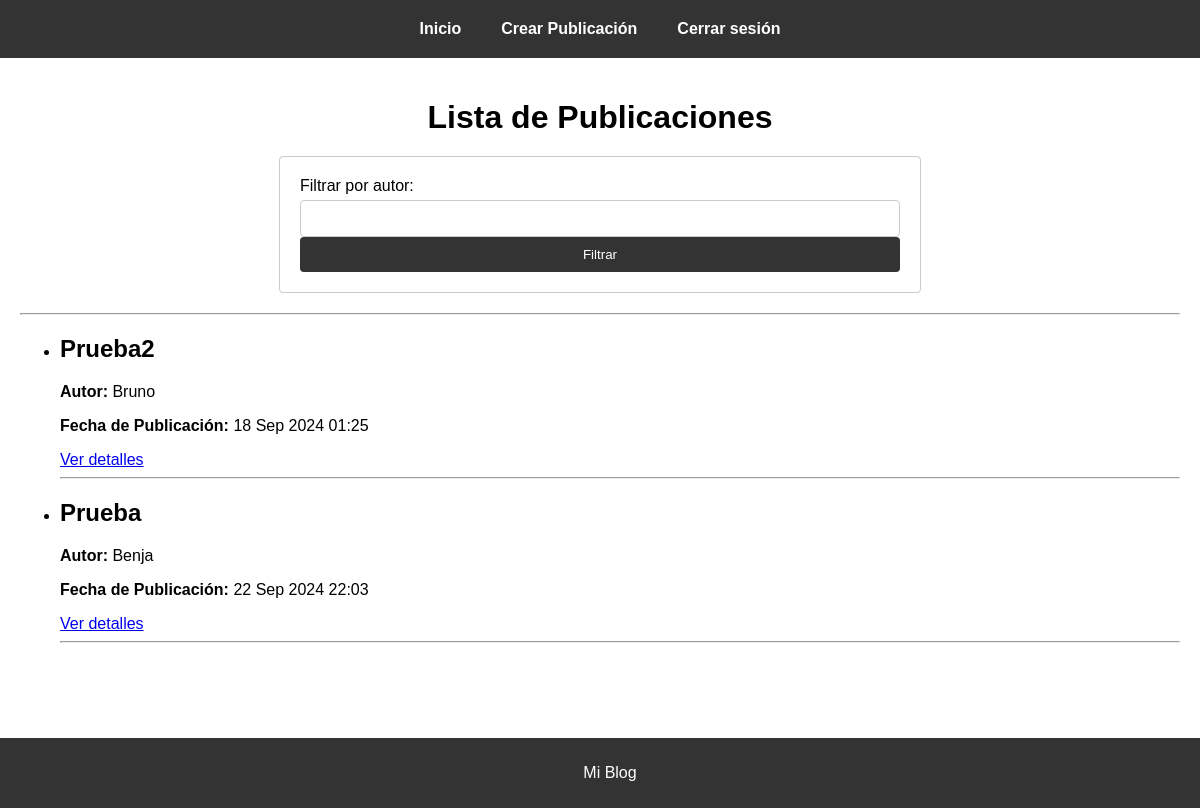
/posts/ (signed in), run on an earlier commit of the app's database.
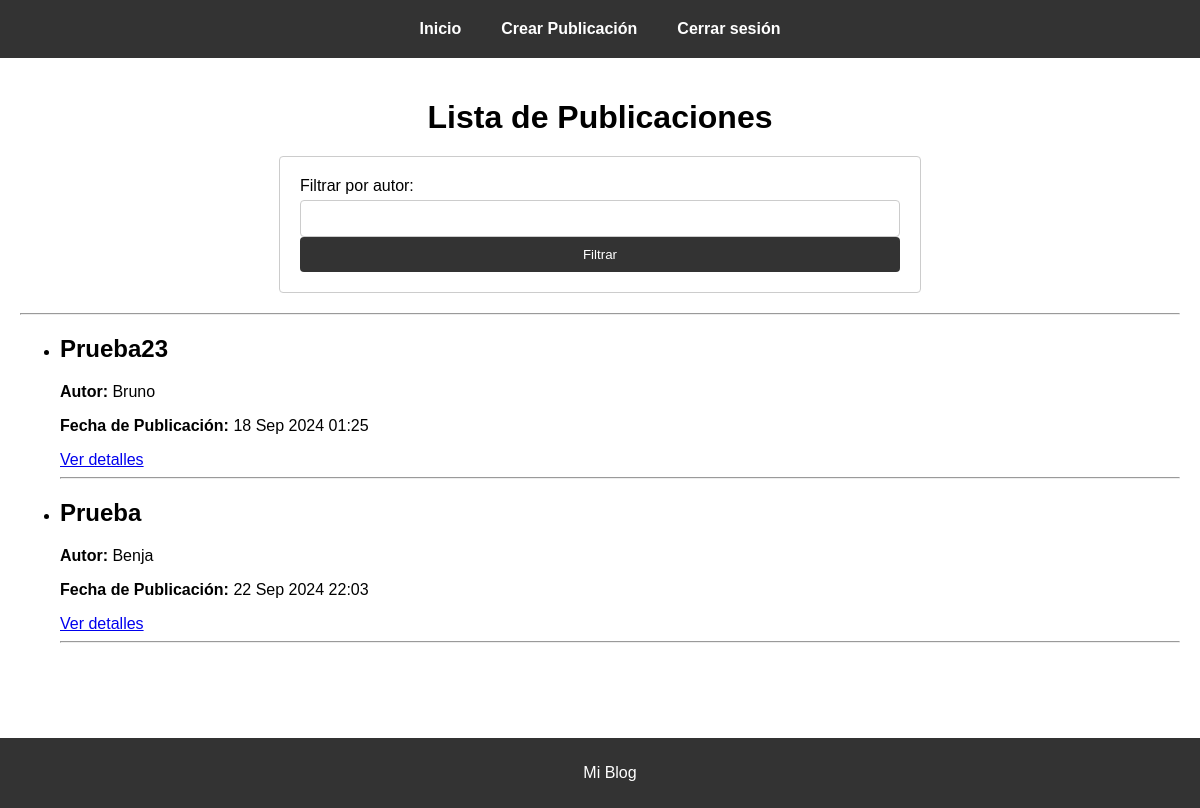
And on a later commit of the database.
### post/models.py (models this page shows)
class Post(models.Model):
    Titulo = models.CharField(max_length=200)
    Contenido = models.TextField()
    Fecha_de_Publicacion = models.DateTimeField(auto_now_add=True)
    Autor = models.ForeignKey(User, on_delete=models.CASCADE)

### post/views.py (the view)
# urls.py: path('posts/', views.posts_list, name='lista_post'),
@login_required
def posts_list(request):
    nombreAutor = request.GET.get('autor')
    if nombreAutor:
        user = User.objects.filter(username=nombreAutor).first()
        if user:
            posts = Post.objects.filter(Autor=user)
        else:
            posts = []
    else:
        posts = Post.objects.all()
    return render(request, 'listaPublicaciones.html', {'posts': posts, 'nombreAutor': nombreAutor})

### post/templates/listaPublicaciones.html (shortened to what this page needs)
{% extends "base.html" %}
{% block content %}
    <h1>Lista de Publicaciones</h1>
    <form method="get" action="">
        <label for="autor">Filtrar por autor:</label>
        <input type="text" name="autor" id="autor" value="{{ nombreAutor|default:'' }}">
        <button type="submit">Filtrar</button>
    </form>
    <hr>
    {% if posts %}
        <ul>
            {% for post in posts %}
                <li>
                    <h2>{{ post.Titulo }}</h2>
                    <p><strong>Autor:</strong> {{ post.Autor.username }}</p>
                    <p><strong>Fecha de Publicación:</strong> {{ post.Fecha_de_Publicacion|date:"d M Y H:i" }}</p>
                    <a href="{% url 'detalle_post' post.id %}">Ver detalles</a>
                </li>
                <hr>
            {% endfor %}
        </ul>
    {% endif %}
{% endblock %}

What changed in the data, as far as the page shows it:
changed Post "Bruno": Titulo "Prueba2" → "Prueba23"
